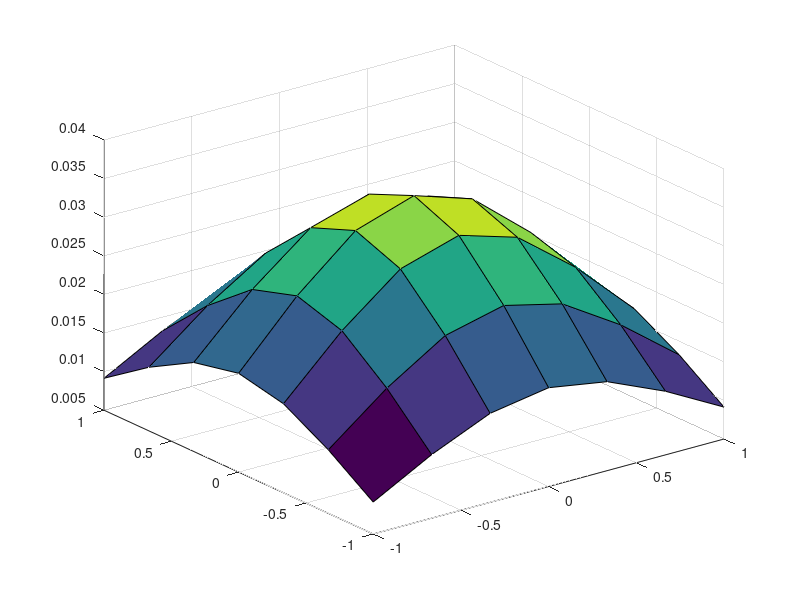

Recreate this plot in MATLAB.
% Generate coefficients for an NxN Gaussian Blur Filter stencil
N = 7;
x=linspace(-1,1,N);
[X,Y]=meshgrid(x);

Ap = 1;  % amplitude
sigma2 = 0.75; % variance

F = Ap*exp(-(X.^2 + Y.^2)/(2*sigma2));

% normalize matrix by its total sum of elements to achieve energy cons
T = sum(sum(F));
Fnorm = F/T;

% ensure sum of all filter coeffs = 1
 filtsum = sum(sum(Fnorm));

% generate comma-separated output string which can be easily used for
% C-style array definition (cut and paste into source code array init)

strFilter = sprintf('%0.4f,',Fnorm)

% plot the 2D Gaussian Surface
figure;
%mesh(X,Y,Fnorm);
surf(X,Y,Fnorm);